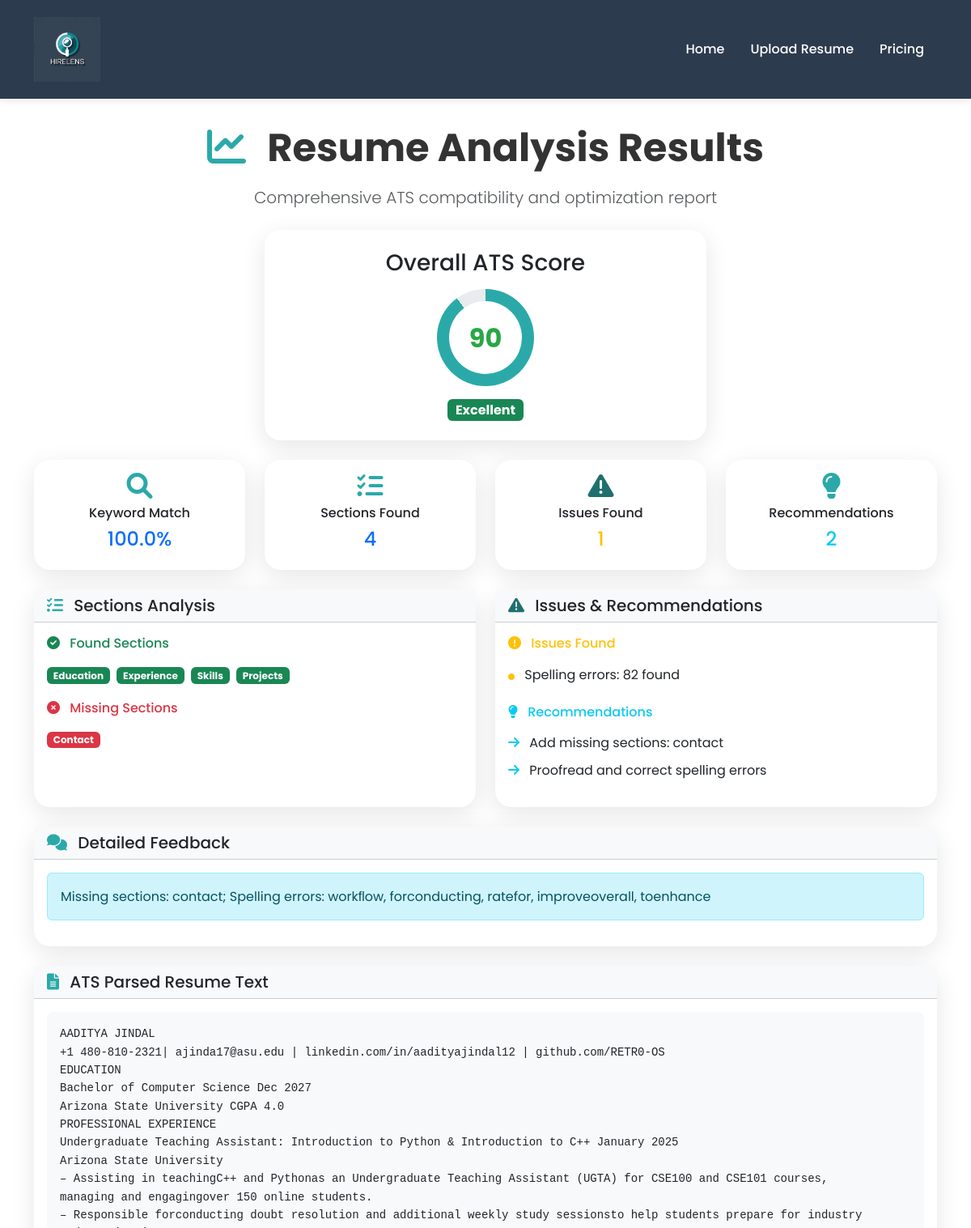
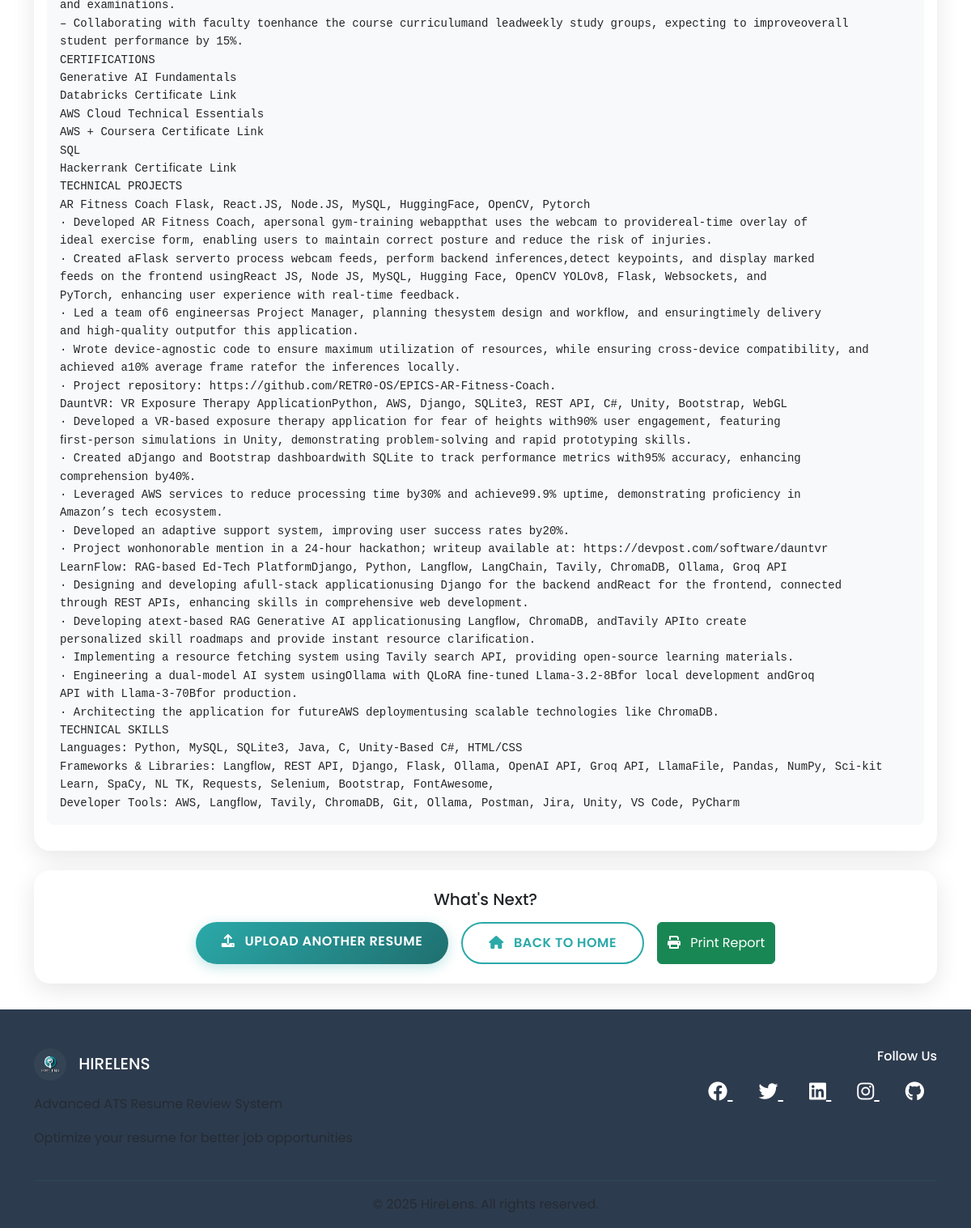
Page /resume/review_results/2 on the committed database (2 pictures, top to bottom).
### hirelens_resume_review/models.py (models this page shows)
class ResumeReview(models.Model):
    resume_parsed_text = models.TextField(help_text="The parsed text of the resume reviewed.", null=True, blank=True)
    resume_file = models.FileField(upload_to='resumes/', help_text="The original resume file uploaded by the user.")
    overall_score = models.FloatField(default=0.0, help_text="Overall score of the resume review.", null=True, blank=True)
    overall_feedback = models.TextField(help_text="Overall feedback provided by the reviewer.", null=True, blank=True)
    resume_stats = models.TextField(help_text="Statistics of the resume review.", null=True, blank=True)
    sections_found = models.TextField(help_text="Sections found in the resume.", null=True, blank=True)
    missing_sections = models.TextField(help_text="Sections that are missing in the resume.", null=True, blank=True)
    issues_found = models.TextField(help_text="Issues found in the resume.", null=True, blank=True)
    keyword_match_score = models.FloatField(default=0.0, help_text="Score based on keyword matching in the resume.", null=True, blank=True)
    recommendations = models.TextField(help_text="Recommendations for improving the resume.", null=True, blank=True)

### hirelens_resume_review/views.py (the view)
# urls.py: path('resume/review_results/<int:pk>', views.review_results, name='review_results'),
def review_results(request, pk):
    try:
        review = ResumeReview.objects.get(pk=pk)
        context = {
            'review': review,
            'sections_found': review.sections_found.split(', ') if review.sections_found else [],
            'missing_sections': review.missing_sections.split(', ') if review.missing_sections else [],
            'issues_found': review.issues_found.split('; ') if review.issues_found else [],
            'recommendations': review.recommendations.split('; ') if review.recommendations else [],
            'stats': eval(review.resume_stats) if review.resume_stats else {}
        }
        return render(request, 'review_results.html', context)
    except ResumeReview.DoesNotExist:
        return HttpResponse("<h1>Review not found.</h1>")

### hirelens_resume_review/templates/review_results.html (shortened to what this page needs)
{% extends 'base.html' %}
{% load static %}
{% block content %}
<div class="container">
    <div class="row">
        <div class="col-12">
            <div class="text-center mb-4">
                <h1 class="display-5 fw-bold mb-3">
                    <i class="fas fa-chart-line me-3" style="color: var(--primary-color);"></i>
                    Resume Analysis Results
                </h1>
                <p class="lead text-muted">Comprehensive ATS compatibility and optimization report</p>
            </div>
        </div>
    </div>
    <div class="row mb-4">
        <div class="col-md-6 mx-auto">
            <div class="card card-custom text-center p-4">
                <h3 class="mb-3">Overall ATS Score</h3>
                <div class="position-relative d-inline-block">
                    <div class="score-circle" style="width: 120px; height: 120px; border-radius: 50%; background: conic-gradient(var(--primary-color) {{ review.overall_score|floatformat:0 }}%, #e9ecef 0%); display: flex; align-items: center; justify-content: center;">
                        <div class="score-inner" style="width: 90px; height: 90px; background: white; border-radius: 50%; display: flex; align-items: center; justify-content: center;">
                            <span class="score-text" style="font-size: 2rem; font-weight: bold; color: {% if review.overall_score >= 80 %}#28a745{% elif review.overall_score >= 60 %}#ffc107{% else %}#dc3545{% endif %};">
                                {{ review.overall_score|floatformat:0 }}
                            </span>
                        </div>
                    </div>
                </div>
                <p class="mt-3 mb-0">
                    <span class="badge {% if review.overall_score >= 80 %}bg-success{% elif review.overall_score >= 60 %}bg-warning{% else %}bg-danger{% endif %} fs-6">
                        {% if review.overall_score >= 80 %}Excellent{% elif review.overall_score >= 60 %}Good{% else %}Needs Improvement{% endif %}
                    </span>
                </p>
            </div>
        </div>
    </div>
    <div class="row g-4 mb-4">
        <div class="col-md-3">
            <div class="card card-custom text-center p-3">
                <i class="fas fa-search mb-2" style="font-size: 2rem; color: var(--primary-color);"></i>
                <h6>Keyword Match</h6>
                <h4 class="text-primary">{{ review.keyword_match_score|floatformat:1 }}%</h4>
            </div>
        </div>
        <div class="col-md-3">
            <div class="card card-custom text-center p-3">
                <i class="fas fa-list-check mb-2" style="font-size: 2rem; color: var(--primary-color);"></i>
                <h6>Sections Found</h6>
                <h4 class="text-primary">
                    {% if sections_found %}
                        {{ sections_found|length }}
                    {% else %}
                        0
                    {% endif %}
                </h4>
            </div>
        </div>
        <div class="col-md-3">
            <div class="card card-custom text-center p-3">
                <i class="fas fa-exclamation-triangle mb-2" style="font-size: 2rem; color: var(--secondary-color);"></i>
                <h6>Issues Found</h6>
                <h4 class="text-warning">{% if issues_found %}{{ issues_found|length }}{% else %}0{% endif %}</h4>
            </div>
        </div>
        <div class="col-md-3">
            <div class="card card-custom text-center p-3">
                <i class="fas fa-lightbulb mb-2" style="font-size: 2rem; color: var(--primary-color);"></i>
                <h6>Recommendations</h6>
                <h4 class="text-info">{% if recommendations %}{{ recommendations|length }}{% else %}0{% endif %}</h4>
            </div>
        </div>
    </div>
    <div class="row g-4">
        <div class="col-lg-6">
            <div class="card card-custom h-100">
                <div class="card-header bg-light">
                    <h5 class="mb-0">
                        <i class="fas fa-list-check me-2" style="color: var(--primary-color);"></i>
                        Sections Analysis
                    </h5>
                </div>
                <div class="card-body">
                    {% if sections_found %}
                        <h6 class="text-success mb-3">
                            <i class="fas fa-check-circle me-2"></i>
                            Found Sections
                        </h6>
                        <div class="mb-3">
                            {% for section in sections_found %}
                                {% if section.strip %}
                                    <span class="badge bg-success me-1 mb-1">{{ section.strip|title }}</span>
                                {% endif %}
                            {% endfor %}
                        </div>
                    {% endif %}
                    {% if missing_sections %}
                        <h6 class="text-danger mb-3">
                            <i class="fas fa-times-circle me-2"></i>
                            Missing Sections
                        </h6>
                        <div class="mb-3">
                            {% for section in missing_sections %}
                                {% if section.strip %}
                                    <span class="badge bg-danger me-1 mb-1">{{ section.strip|title }}</span>
                                {% endif %}
                            {% endfor %}
                        </div>
                    {% endif %}
                </div>
            </div>
        </div>
        <div class="col-lg-6">
            <div class="card card-custom h-100">
                <div class="card-header bg-light">
                    <h5 class="mb-0">
                        <i class="fas fa-exclamation-triangle me-2" style="color: var(--secondary-color);"></i>
                        Issues & Recommendations
                    </h5>
                </div>
                <div class="card-body">
                    {% if issues_found %}
                        <h6 class="text-warning mb-3">
                            <i class="fas fa-exclamation-circle me-2"></i>
                            Issues Found
                        </h6>
                        <ul class="list-unstyled mb-4">
                            {% for issue in issues_found %}
                                {% if issue.strip %}
                                    <li class="mb-2">
                                        <i class="fas fa-circle text-warning me-2" style="font-size: 0.5rem;"></i>
                                        {{ issue.strip }}
                                    </li>
                                {% endif %}
                            {% endfor %}
                        </ul>
                    {% endif %}
                    {% if recommendations %}
                        <h6 class="text-info mb-3">
                            <i class="fas fa-lightbulb me-2"></i>
                            Recommendations
                        </h6>
                        <ul class="list-unstyled">
                            {% for recommendation in recommendations %}
                                {% if recommendation.strip %}
                                    <li class="mb-2">
                                        <i class="fas fa-arrow-right text-info me-2"></i>
                                        {{ recommendation.strip }}
                                    </li>
                                {% endif %}
                            {% endfor %}
                        </ul>
                    {% endif %}
                </div>
            </div>
        </div>
    </div>
    {% if review.overall_feedback %}
    <div class="row mt-4">
        <div class="col-12">
            <div class="card card-custom">
                <div class="card-header bg-light">
                    <h5 class="mb-0">
                        <i class="fas fa-comments me-2" style="color: var(--primary-color);"></i>
                        Detailed Feedback
                    </h5>
                </div>
                <div class="card-body">
                    <div class="alert alert-info">
                        <p class="mb-0">{{ review.overall_feedback }}</p>
                    </div>
                </div>
            </div>
        </div>
    </div>
    {% endif %}
    <div class="row mt-4">
        <div class="col-12">
            <div class="card card-custom">
                <div class="card-header bg-light">
                    <h5 class="mb-0">
                        <i class="fas fa-file-alt me-2" style="color: var(--primary-color);"></i>
                        ATS Parsed Resume Text
                    </h5>
                </div>
                <div class="card-body">
                    <pre style="white-space: pre-wrap; word-break: break-word; background: #f8f9fa; padding: 1rem; border-radius: 8px;">{{ review.resume_parsed_text }}</pre>
                </div>
            </div>
        </div>
    </div>
    <div class="row mt-4">
        <div class="col-12 text-center">
            <div class="card card-custom p-4">
                <h5 class="mb-3">What's Next?</h5>
                <div class="d-flex gap-3 justify-content-center flex-wrap">
                    <a href="{% url 'upload_resume' %}" class="btn btn-primary-custom">
                        <i class="fas fa-upload me-2"></i>
                        Upload Another Resume
                    </a>
                    <a href="{% url 'home' %}" class="btn btn-secondary-custom">
                        <i class="fas fa-home me-2"></i>
                        Back to Home
                    </a>
                    <button class="btn btn-success" onclick="window.print()">
                        <i class="fas fa-print me-2"></i>
                        Print Report
                    </button>
                </div>
            </div>
        </div>
    </div>
</div>
{% endblock %}

### hirelens_resume_review/templates/base.html (shortened to what this page needs)
{% load static %}
<!doctype html>
<html lang="en">
<head>
    <link rel="stylesheet" href="{% static 'bootstrap.min.css' %}">
    <link rel="stylesheet" href="https://cdnjs.cloudflare.com/ajax/libs/font-awesome/6.0.0/css/all.min.css">
</head>
<body>
    <nav class="navbar navbar-expand-lg navbar-custom">
        <div class="container">
            <a class="navbar-brand" href="{% url 'home' %}">
                    <img src="{% static 'logo.jpg' %}" alt="Company Logo" style="height: 80px;">
                </a>
            <div class="collapse navbar-collapse" id="navbarNav">
                <ul class="navbar-nav ms-auto">
                    <li class="nav-item">
                        <a class="nav-link" href="{% url 'home' %}">Home</a>
                    </li>
                    <li class="nav-item">
                        <a class="nav-link" href="{% url 'upload_resume' %}">Upload Resume</a>
                    </li>
                    <li class="nav-item">
                        <a class="nav-link" href="/#pricing">Pricing</a>
                    </li>
                </ul>
            </div>
        </div>
    </nav>
    <main class="main-content">
        {% block content %}
        {% endblock %}
    </main>
    <footer class="footer-custom">
        <div class="container">
            <div class="row">
                <div class="col-md-6">
                    <h5 class="mb-3">
                        <img src="{% static 'logo.jpg' %}" alt="HireLens Logo" style="height: 40px; width: 40px; border-radius: 50%; object-fit: cover; margin-right: 10px;">
                        HIRELENS
                    </h5>
                    <p class="text-muted">Advanced ATS Resume Review System</p>
                    <p class="text-muted">Optimize your resume for better job opportunities</p>
                </div>
                <div class="col-md-6 text-md-end">
                    <h6 class="mb-3">Follow Us</h6>
                    <div class="social-icons">
                        <a href="#" target="_blank" title="Facebook">
                            <i class="fab fa-facebook"></i>
                        </a>
                        <a href="#" target="_blank" title="Twitter">
                            <i class="fab fa-twitter"></i>
                        </a>
                        <a href="#" target="_blank" title="LinkedIn">
                            <i class="fab fa-linkedin"></i>
                        </a>
                        <a href="#" target="_blank" title="Instagram">
                            <i class="fab fa-instagram"></i>
                        </a>
                        <a href="#" target="_blank" title="GitHub">
                            <i class="fab fa-github"></i>
                        </a>
                    </div>
                </div>
            </div>
            <hr class="mt-4 mb-3" style="border-color: var(--secondary-color);">
            <div class="row">
                <div class="col-12 text-center">
                    <p class="text-muted mb-0">&copy; 2025 HireLens. All rights reserved.</p>
                </div>
            </div>
        </div>
    </footer>
</body>
</html>

### rows in the picture
ResumeReview: overall_score "90", keyword_match_score "100.0", strip "Contact", strip "Spelling errors: 82 found", overall_feedback "Missing sections: contact; Spelling errors: workﬂow, forconducting, ratefor, improveoverall, toenhance", resume_parsed_text "AADITYA JINDAL +1 480-810-2321| ajinda17@asu.edu | linkedin.com/in/aadityajindal12 | github.com/RETR0-OS EDUCATION Bachelor of Computer Science Dec 2027 Arizona State University CGPA 4.0 PROFESSIONAL EXPERIENCE Undergraduate Teaching Assistant: Introduction to Python & Introduction to C++ January 2025 Arizona State University – Assisting in teachingC++ and Pythonas an Undergraduate Teaching Assistant (UGTA) for CSE100 and CSE101 courses, managing and engagingover 150 online students. – Responsible forconducting doubt resolution and additional weekly study sessionsto help students prepare for industry and examinations. – Collaborating with faculty toenhance the course curriculumand…"

### other values in the picture
{{ sections_found|length }} "4"
{{ issues_found|length }} "1"
{{ recommendations|length }} "2"
{{ section.strip|title }} "Education" "Experience" "Skills" "Projects"
{{ recommendation.strip }} "Add missing sections: contact" "Proofread and correct spelling errors"
